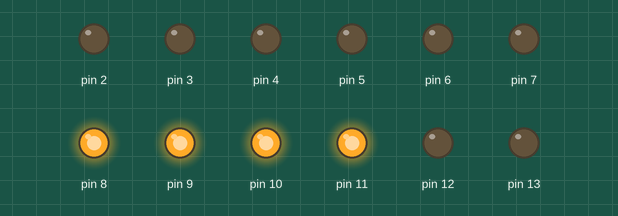
The sketch below on a simulated Arduino Uno, built with avr-gcc and run on an emulated ATmega328P. Shown: output pins drawn as LEDs (lit = HIGH).

Above: at 0.5 s.
At 1.5 s:
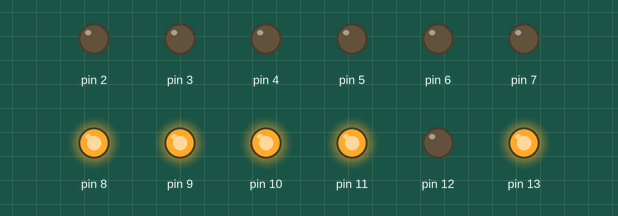
At 3.6 s:
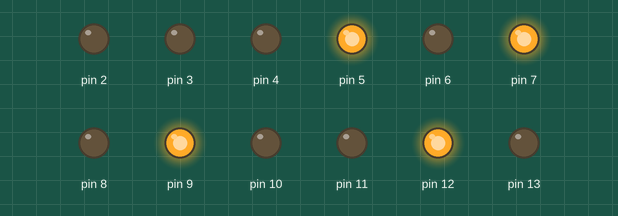
At 7.6 s:
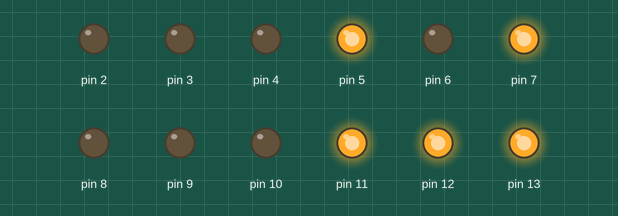
At 10.6 s:
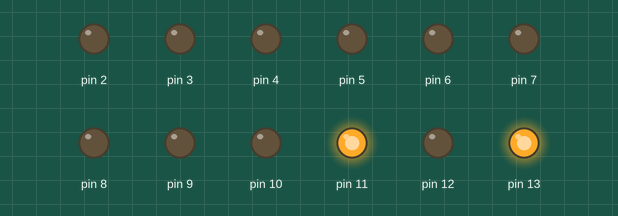
At 14.6 s:
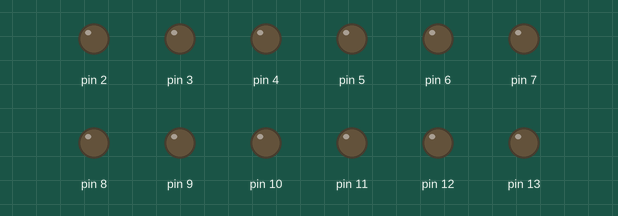
Timing chart, 0 to 15.7 s (numbered marks = the images above):
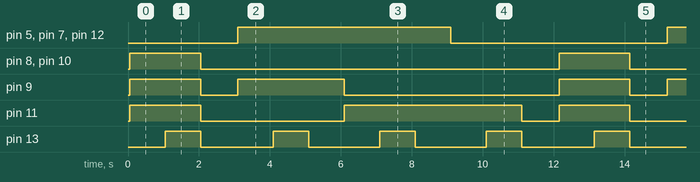

Measured:
- by itself, pin 5, pin 7, pin 12: alternates HIGH for 6.0 s and LOW for 6.1 s
- by itself, pin 8, pin 10: alternates HIGH for 2.0 s and LOW for 10.1 s
- by itself, pin 9: repeats every 12.1 s: LOW 1.1 s, HIGH 3.0 s, LOW 6.1 s, HIGH 2.0 s
- by itself, pin 11: repeats every 12.1 s: LOW 4.1 s, HIGH 5.0 s, LOW 1.1 s, HIGH 2.0 s
- by itself, pin 13: alternates HIGH for 1.0 s and LOW for 2.0 s

The sketch:

LCDTEST_11_10_2021.ino
```cpp
void setup() {
  // put your setup code here, to run once:
  // sets Arduino pins 1 to 7 as outputs, pin 0 as input
DDRD = DDRD | B11111111;  // this is safer as it sets pins 2 to 7 as outputs
                    // without changing the value of pins 0 & 1, which are RX & TX
 DDRB = B00111111;
 DDRD = B11111100;
 PORTD = B00000000;
 PORTB = B00000000;

}

void loop() {
  // put your main code here, to run repeatedly:

delay(50);
digitalWrite(9, LOW);
PORTD = B00000000;
PORTB = B00001111;
 delay(1000);
 PORTB = B0100000 | (PORTB & B10111111);
 delay(1000);

 PORTB = B00000000;
 PORTB =  (PORTB & B11011111);
 delay(1000);


delay(50);

PORTD = B10100000;
PORTB = B00010010;
 delay(1000);
 PORTB = B0100000 | (PORTB & B10111111);
 delay(1000);

 PORTB =  (PORTB & B11011111);
 delay(1000);


PORTD = B10100000;
PORTB = B00011000;
 delay(1000);
 PORTB = B0100000 | (PORTB & B10111111);
 delay(1000);

 PORTB =  (PORTB & B11011111);
 delay(1000);


 PORTD = B00000000;
PORTB = B00001000;
 delay(1000);
 PORTB = B0100000 | (PORTB & B10111111);
 delay(1000);

 PORTB = B00000000;
 PORTB =  (PORTB & B11011111);
 delay(1000);

}
```
